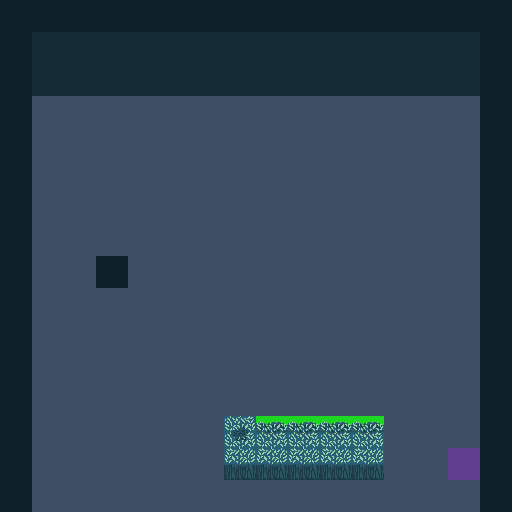

Rendered tile map (Tiled .tmx) drawn with the repository's tilesets; below, a short description and the full map source, tile grids included:
An orthogonal 16x16 tile map with 32x32 px tiles, 5 tile layers (FloorAuto_values, FloorAuto, Grass_values, Grass, ...), 6 tilesets.

<map version="1.4" tiledversion="1.4.2" orientation="orthogonal" renderorder="right-down" compressionlevel="0" width="16" height="16" tilewidth="32" tileheight="32" infinite="0" backgroundcolor="#696A79" nextlayerid="7" nextobjectid="1"><tileset firstgid="1" name="MRMOTEXT" tilewidth="8" tileheight="8" tilecount="512" columns="32" objectalignment="topleft" margin="0" spacing="0"><image source="../../../images/MRMOTEXT.png" width="256" height="128" /></tileset><tileset firstgid="513" name="GrassClean" tilewidth="32" tileheight="32" tilecount="12" columns="3" objectalignment="topleft" margin="0" spacing="0"><image source="../../../images/GrassClean.png" width="87" height="122" /></tileset><tileset firstgid="525" name="TilesClean" tilewidth="32" tileheight="32" tilecount="920" columns="40" objectalignment="topleft" margin="0" spacing="0"><image source="../../../images/TilesClean.png" width="1280" height="736" /></tileset><tileset firstgid="1445" name="Regions" tilewidth="32" tileheight="32" tilecount="4" columns="4" objectalignment="topleft"><image source="Regions.intgrid.png" width="128" height="32" /></tileset><tileset firstgid="1449" name="Grass" tilewidth="32" tileheight="32" tilecount="2" columns="2" objectalignment="topleft"><image source="Grass.intgrid.png" width="64" height="32" /></tileset><tileset firstgid="1451" name="FloorAuto" tilewidth="32" tileheight="32" tilecount="8" columns="8" objectalignment="topleft"><image source="FloorAuto.intgrid.png" width="256" height="32" /></tileset><layer id="1" name="FloorAuto_values" width="16" height="16" opacity="1"><data encoding="csv">1453,1453,1453,1453,1453,1453,1453,1453,1453,1453,1453,1453,1453,1453,1453,1453,1453,1453,1453,1453,1453,1453,1453,1453,1453,1453,1453,1453,1453,1453,1453,1453,1453,1453,1453,1453,1453,1453,1453,1453,1453,1453,1453,1453,1453,1453,1453,1453,1453,1451,1451,1451,1451,1451,1451,1451,1451,1451,1451,1451,1451,1451,1451,1453,1453,1451,1451,1451,1451,1451,1451,1451,1451,1451,1451,1451,1451,1451,1451,1453,1453,1451,1451,1451,1451,1451,1451,1451,1451,1451,1451,1451,1451,1451,1451,1453,1453,1451,1451,1451,1451,1451,1451,1451,1451,1451,1451,1451,1451,1451,1451,1453,1453,1451,1451,1451,1451,1451,1451,1451,1451,1451,1451,1451,1451,1451,1451,1453,1453,1451,1451,1453,1451,1451,1451,1451,1451,1451,1451,1451,1451,1451,1451,1453,1453,1451,1451,1451,1451,1451,1451,1451,1451,1451,1451,1451,1451,1451,1451,1453,1453,1451,1451,1451,1451,1451,1451,1451,1451,1451,1451,1451,1451,1451,1451,1453,1453,1451,1451,1451,1451,1451,1451,1451,1451,1451,1451,1451,1451,1451,1451,1453,1453,1451,1451,1451,1451,1451,1451,1451,1451,1451,1451,1451,1451,1451,1451,1453,1453,1451,1451,1451,1451,1451,1451,1451,1451,1451,1451,1451,1451,1451,1451,1453,1453,1451,1451,1451,1451,1451,1451,1451,1451,1451,1451,1451,1451,1451,1451,1453,1453,1451,1451,1451,1451,1451,1451,1451,1451,1451,1451,1451,1451,1451,1451,1453</data></layer><layer id="2" name="FloorAuto" width="16" height="16" opacity="1"><data encoding="csv">569,569,569,569,569,569,569,569,569,569,569,569,569,569,569,569,569,611,611,611,611,611,611,611,611,611,611,611,611,611,611,569,569,650,650,650,650,650,650,650,650,650,650,650,650,650,650,569,569,990,990,990,990,990,990,990,990,990,990,990,990,990,990,569,569,990,990,990,990,990,990,990,990,990,990,990,990,990,990,569,569,990,990,990,990,990,990,990,990,990,990,990,990,990,990,569,569,990,990,990,990,990,990,990,990,990,990,990,990,990,990,569,569,990,990,990,990,990,990,990,990,990,990,990,990,990,990,569,569,990,990,688,990,990,990,990,990,990,990,990,990,990,990,569,569,990,990,990,990,990,990,990,990,990,990,990,990,990,990,569,569,990,990,990,990,990,990,990,990,990,990,990,990,990,990,569,569,990,990,990,990,990,990,990,990,990,990,990,990,990,990,569,569,990,990,990,990,990,990,990,990,990,990,990,990,990,990,569,569,990,990,990,990,990,990,990,990,990,990,990,990,990,990,569,688,990,990,990,990,990,990,990,990,990,990,990,990,990,990,688,688,990,990,990,990,990,990,990,990,990,990,990,990,990,990,688</data></layer><layer id="3" name="Grass_values" width="16" height="16" opacity="1"><data encoding="csv">0,0,0,0,0,0,0,0,0,0,0,0,0,0,0,0,0,0,0,0,0,0,0,0,0,0,0,0,0,0,0,0,0,0,0,0,0,0,0,0,0,0,0,0,0,0,0,0,0,0,0,0,0,0,0,0,0,0,0,0,0,0,0,0,0,0,0,0,0,0,0,0,0,0,0,0,0,0,0,0,0,0,0,0,0,0,0,0,0,0,0,0,0,0,0,0,0,0,0,0,0,0,0,0,0,0,0,0,0,0,0,0,0,0,0,0,0,0,0,0,0,0,0,0,0,0,0,0,0,0,0,0,0,0,0,0,0,0,0,0,0,0,0,0,0,0,0,0,0,0,0,0,0,0,0,0,0,0,0,0,0,0,0,0,0,0,0,0,0,0,0,0,0,0,0,0,0,0,0,0,0,0,0,0,0,0,0,0,0,0,0,0,0,0,0,0,0,0,0,0,0,0,0,0,0,0,0,0,0,0,0,0,0,0,0,1449,1449,1449,1449,1449,0,0,0,0,0,0,0,0,0,0,0,1450,1450,1450,1450,1450,0,0,0,0,0,0,0,0,0,0,0,0,0,0,0,0,0,0,0,0</data></layer><layer id="4" name="Grass" width="16" height="16" opacity="1"><data encoding="csv">0,0,0,0,0,0,0,0,0,0,0,0,0,0,0,0,0,0,0,0,0,0,0,0,0,0,0,0,0,0,0,0,0,0,0,0,0,0,0,0,0,0,0,0,0,0,0,0,0,0,0,0,0,0,0,0,0,0,0,0,0,0,0,0,0,0,0,0,0,0,0,0,0,0,0,0,0,0,0,0,0,0,0,0,0,0,0,0,0,0,0,0,0,0,0,0,0,0,0,0,0,0,0,0,0,0,0,0,0,0,0,0,0,0,0,0,0,0,0,0,0,0,0,0,0,0,0,0,0,0,0,0,0,0,0,0,0,0,0,0,0,0,0,0,0,0,0,0,0,0,0,0,0,0,0,0,0,0,0,0,0,0,0,0,0,0,0,0,0,0,0,0,0,0,0,0,0,0,0,0,0,0,0,0,0,0,0,0,0,0,0,0,0,0,0,0,0,0,0,0,0,0,0,0,0,0,0,0,0,0,0,0,0,0,0,993,953,953,953,953,0,0,0,0,0,0,0,0,0,0,0,1073,1073,1073,1073,1073,0,0,0,0,0,0,0,0,0,0,0,0,0,0,0,0,0,0,0,0</data></layer><layer id="5" name="Regions" width="16" height="16" opacity="0.5"><data encoding="csv">0,0,0,0,0,0,0,0,0,0,0,0,0,0,0,0,0,0,0,0,0,0,0,0,0,0,0,0,0,0,0,0,0,0,0,0,0,0,0,0,0,0,0,0,0,0,0,0,0,0,0,0,0,0,0,0,0,0,0,0,0,0,0,0,0,0,0,0,0,0,0,0,0,0,0,0,0,0,0,0,0,0,0,0,0,0,0,0,0,0,0,0,0,0,0,0,0,0,0,0,0,0,0,0,0,0,0,0,0,0,0,0,0,0,0,0,0,0,0,0,0,0,0,0,0,0,0,0,0,0,0,0,0,0,0,0,0,0,0,0,0,0,0,0,0,0,0,0,0,0,0,0,0,0,0,0,0,0,0,0,0,0,0,0,0,0,0,0,0,0,0,0,0,0,0,0,0,0,0,0,0,0,0,0,0,0,0,0,0,0,0,0,0,0,0,0,0,0,0,0,0,0,0,0,0,0,0,0,0,0,0,0,0,0,0,0,0,0,0,0,0,0,0,0,0,0,0,0,0,0,0,0,0,0,0,0,0,0,1445,0,0,0,0,0,0,0,0,0,0,0,0,0,0,0,0,0</data></layer><objectgroup id="6" name="Entities" /></map>
